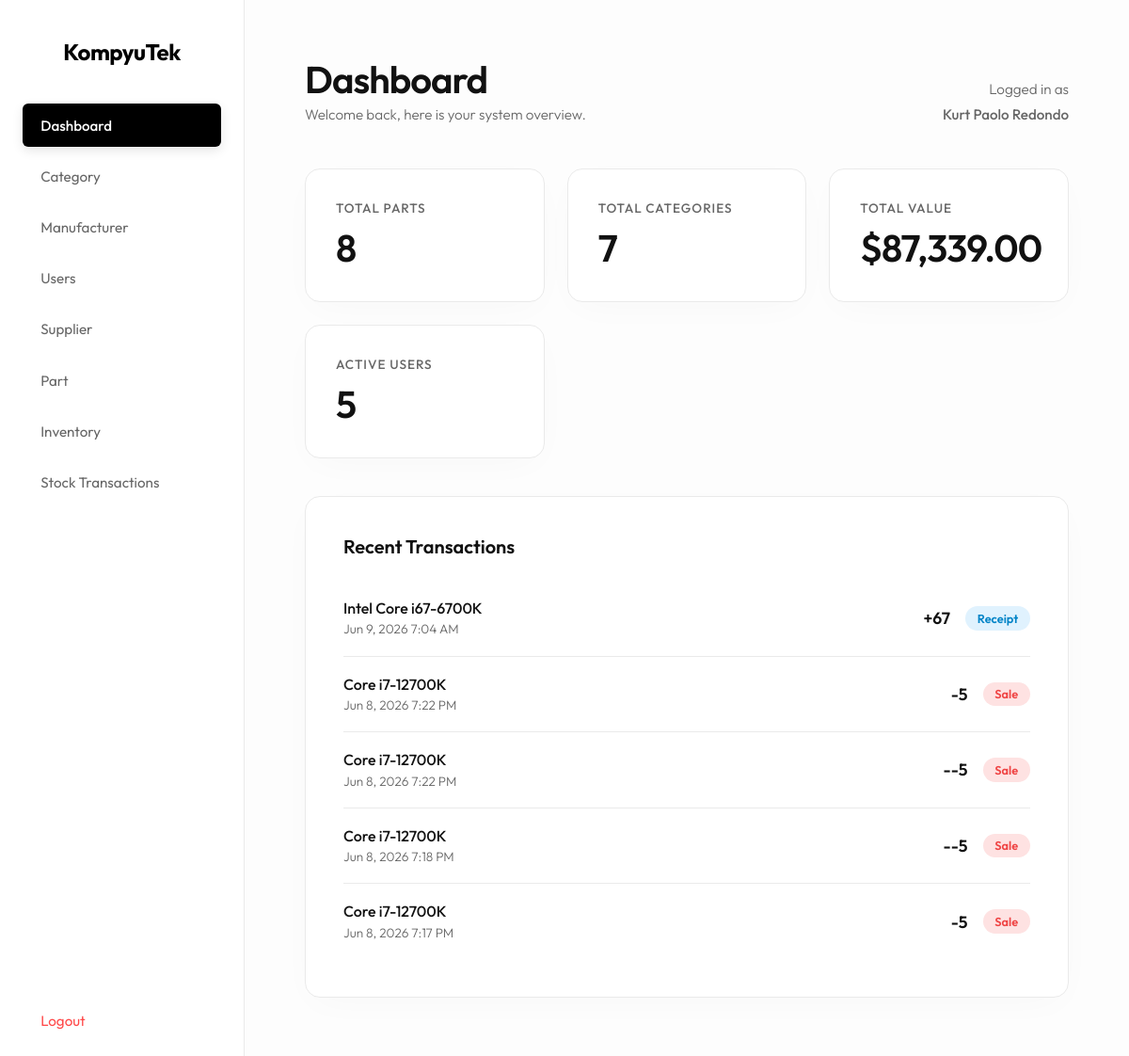
Page /website/index.php (signed in) on the earlier database version.
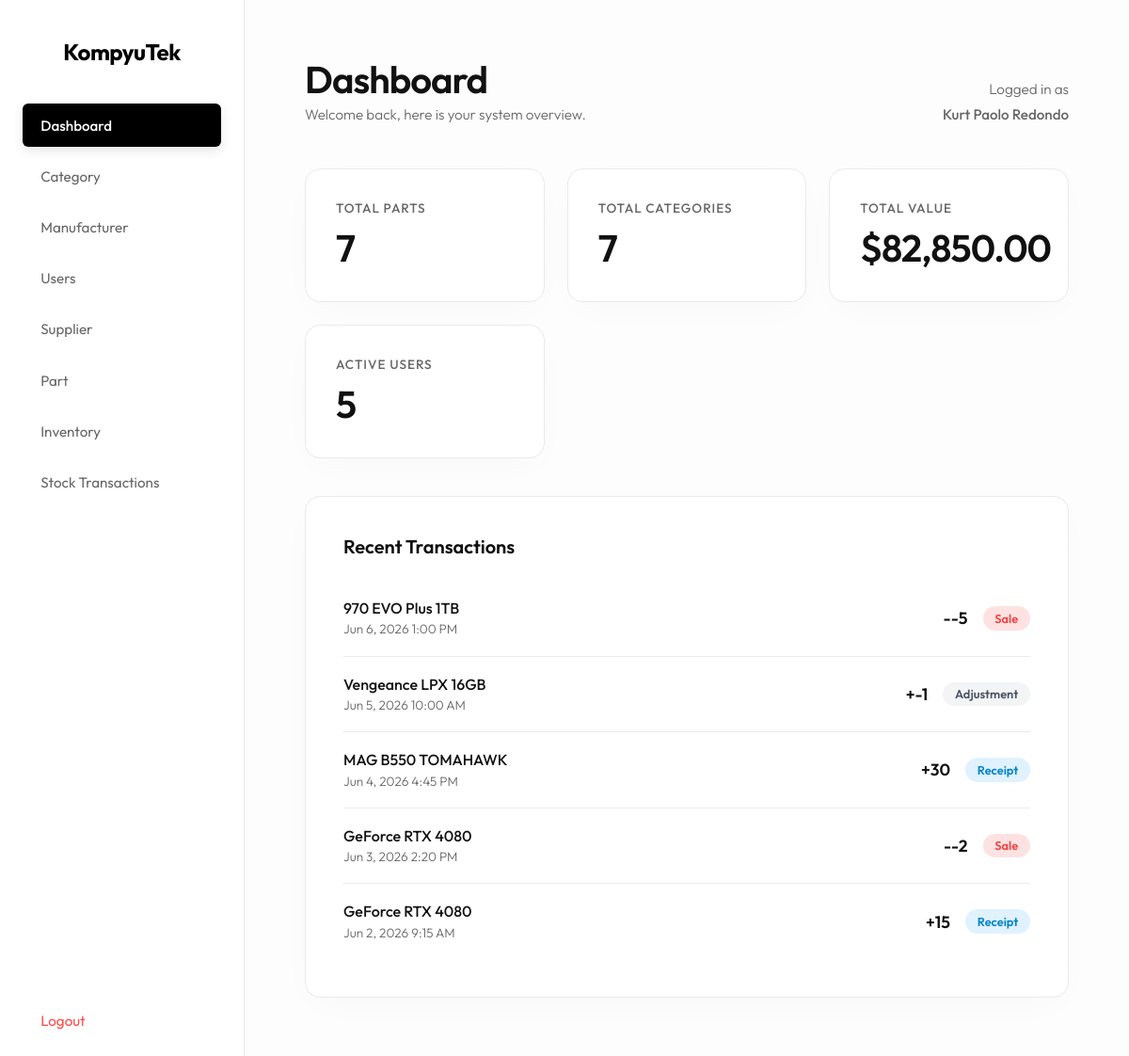
Same page on the later database version.
### tables this page shows
CREATE TABLE `StockTransaction` (
  `TransactionID` int(11) NOT NULL,
  `TransactionType` varchar(255) NOT NULL,
  `Quantity` int(11) NOT NULL,
  `TransactionDate` datetime NOT NULL,
  `Notes` varchar(255) DEFAULT NULL,
  `PartID` int(11) DEFAULT NULL,
  `SupplierID` int(11) DEFAULT NULL,
  `UserID` int(11) DEFAULT NULL,
  `ReferenceNumber` varchar(255) DEFAULT NULL
);

CREATE TABLE `Part` (
  `PartID` int(11) NOT NULL,
  `SKU` varchar(255) NOT NULL,
  `PartName` varchar(255) NOT NULL,
  `ModelNumber` varchar(255) DEFAULT NULL,
  `CategoryID` int(11) DEFAULT NULL,
  `ManufacturerID` int(11) DEFAULT NULL,
  `Description` varchar(255) DEFAULT NULL,
  `Price` decimal(10,2) DEFAULT NULL
);

### website/index.php (the view, shortened to what the changed rows need)
<?php
include 'db.php';
$total_parts = 0;
$query_parts = "SELECT COUNT(*) AS total FROM Part";
$parts_result = $conn->query($query_parts);
if ($parts_result) {
    $parts_row = $parts_result->fetch_assoc();
    $total_parts = $parts_row['total'];
}
$total_categories = 0;
$query_cats = "SELECT COUNT(*) AS total FROM Category";
$cats_result = $conn->query($query_cats);
if ($cats_result) {
    $cats_row = $cats_result->fetch_assoc();
    $total_categories = $cats_row['total'];
}
$total_users = 0;
$query_users = "SELECT COUNT(*) AS total FROM Users WHERE IsActive = 1";
$users_result = $conn->query($query_users);
if ($users_result) {
    $users_row = $users_result->fetch_assoc();
    $total_users = $users_row['total'];
}
$total_inventory_value = 0;
$query_value = "SELECT SUM(Inventory.QuantityOnHand * Part.Price) AS total_value FROM Inventory JOIN Part ON Inventory.PartID = Part.PartID";
$value_result = $conn->query($query_value);
if ($value_result) {
    $value_row = $value_result->fetch_assoc();
    if ($value_row['total_value'] != null) {
        $total_inventory_value = $value_row['total_value'];
    }
}
$query_recent_transactions = "
    SELECT StockTransaction.TransactionType, StockTransaction.Quantity, StockTransaction.TransactionDate, Part.PartName
    FROM StockTransaction
    JOIN Part ON StockTransaction.PartID = Part.PartID
    ORDER BY StockTransaction.TransactionDate DESC
    LIMIT 5
";
$recent_transactions_result = $conn->query($query_recent_transactions);
?>
<!DOCTYPE html>
<html>
<head>
    <link rel="stylesheet" href="style.css?v=<?= time() ?>">
</head>
<body>
    <div class="sidebar">
        <h2>KompyuTek</h2>
    </div>
    <div class="main-content">
        <div class="header">
            <div>
                <h1>Dashboard</h1>
            </div>
        </div>
        <div class="metrics-grid">
            <div class="metric-card">
                <span>Total Parts</span>
                <h2><?= number_format($total_parts) ?></h2>
            </div>
            <div class="metric-card">
                <h2><?= number_format($total_categories) ?></h2>
            </div>
            <div class="metric-card">
                <span>Total Value</span>
                <h2>$<?= number_format((float)$total_inventory_value, 2) ?></h2>
            </div>
            <div class="metric-card">
                <h2><?= number_format($total_users) ?></h2>
            </div>
        </div>
        <div class="card">
            <ul class="recent-list">
                <?php
                if ($recent_transactions_result) {
                    if ($recent_transactions_result->num_rows > 0) {
                        while ($transaction_row = $recent_transactions_result->fetch_assoc()) {
                            $type_css_class = '';
                            if ($transaction_row['TransactionType'] == 'Receipt') {
                                $type_css_class = 'tx-receipt';
                            } else if ($transaction_row['TransactionType'] == 'Sale') {
                                $type_css_class = 'tx-sale';
                            } else {
                                $type_css_class = 'tx-adjustment';
                            }
                            $math_sign = '';
                            if ($transaction_row['TransactionType'] == 'Sale') {
                                $math_sign = '-';
                            } else {
                                $math_sign = '+';
                            }
                            ?>
                            <li>
                                <div>
                                    <p class="feed-item-title"><?= htmlspecialchars($transaction_row['PartName']) ?></p>
                                    <p class="feed-item-date"><?= date('M j, Y g:i A', strtotime($transaction_row['TransactionDate'])) ?></p>
                                </div>
                                <div class="feed-item-right">
                                    <span class="feed-qty"><?= $math_sign ?><?= htmlspecialchars($transaction_row['Quantity']) ?></span>
                                    <span class="tx-type <?= $type_css_class ?>"><?= htmlspecialchars($transaction_row['TransactionType']) ?></span>
                                </div>
                            </li>
                            <?php
                        }
                    } else {
                        echo '<li class="feed-empty">No recent transactions found.</li>';
                    }
                }
                ?>
            </ul>
        </div>
    </div>
</body>
</html>

Differences in the rows shown:
removed stocktransaction: PartID.PartName "Intel Core i67-6700K", TransactionDate "Jun 9, 2026 7:04 AM", TransactionType "+", Quantity "67", TransactionType "Receipt"
removed stocktransaction: PartID.PartName "Core i7-12700K", TransactionDate "Jun 8, 2026 7:22 PM", TransactionType "-", Quantity "5", TransactionType "Sale"
removed stocktransaction: PartID.PartName "Core i7-12700K", TransactionDate "Jun 8, 2026 7:22 PM", TransactionType "-", Quantity "-5", TransactionType "Sale"
removed stocktransaction: PartID.PartName "Core i7-12700K", TransactionDate "Jun 8, 2026 7:18 PM", TransactionType "-", Quantity "-5", TransactionType "Sale"
removed stocktransaction: PartID.PartName "Core i7-12700K", TransactionDate "Jun 8, 2026 7:17 PM", TransactionType "-", Quantity "5", TransactionType "Sale"
now on this page (row unchanged): stocktransaction: PartID.PartName "970 EVO Plus 1TB", TransactionDate "Jun 6, 2026 1:00 PM", TransactionType "-", Quantity "-5", TransactionType "Sale"
now on this page (row unchanged): stocktransaction: PartID.PartName "Vengeance LPX 16GB", TransactionDate "Jun 5, 2026 10:00 AM", TransactionType "+", Quantity "-1", TransactionType "Adjustment"
now on this page (row unchanged): stocktransaction: PartID.PartName "MAG B550 TOMAHAWK", TransactionDate "Jun 4, 2026 4:45 PM", TransactionType "+", Quantity "30", TransactionType "Receipt"
now on this page (row unchanged): stocktransaction: PartID.PartName "GeForce RTX 4080", TransactionDate "Jun 3, 2026 2:20 PM", TransactionType "-", Quantity "-2", TransactionType "Sale"
now on this page (row unchanged): stocktransaction: PartID.PartName "GeForce RTX 4080", TransactionDate "Jun 2, 2026 9:15 AM", TransactionType "+", Quantity "15", TransactionType "Receipt"
Other differences:
$total_parts: "8" → "7"
$total_inventory_value: "87,339.00" → "82,850.00"
